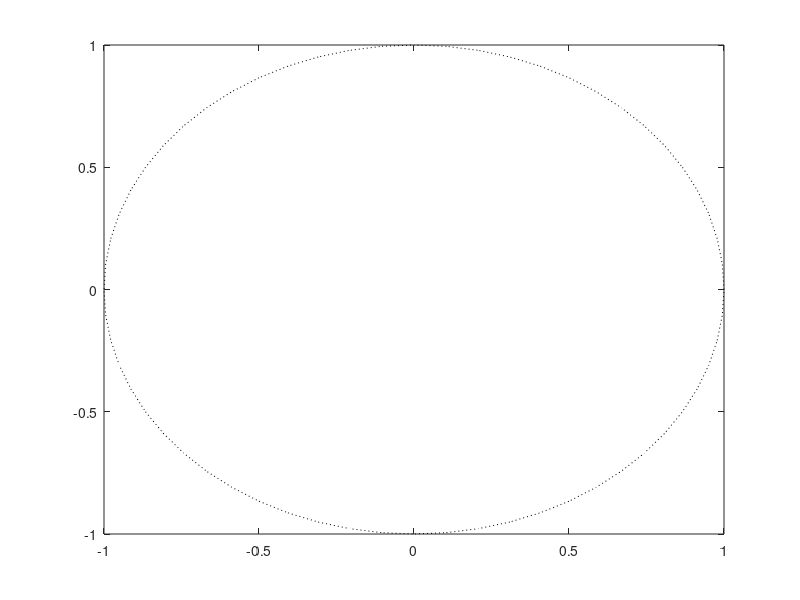

Recreate this plot in MATLAB. (Note: this script raises an error after producing the figure.)
% just a test on Marc Van Barel's remark on contour based method
n = 2; F = @(z) [exp(1i*z.^2), 1; 1, 1];

m = 60; % nr of quadrature points
b = randn(n,1);
z = exp(2i*pi*(0:m-1)/m); plot([z,z(1)],'k:')
V = zeros(N,m);
for j = 1:m,
    V(:,j) = F(z(j))\b;
end

c = randn(n,1);
f = c'*V;

nc = 35; 
g = [];
for k = 0:2*nc-1, % could use FFT for this!
    g(k+1) = sum((z.^(k+1)).*f)/m; 
end
H1 = hankel(g(1:nc),g(nc:2*nc-1));
H2 = hankel(g(2:nc+1),g(n+1:2*nc));
[VV,DD] = eig(H2,H1);
plot(diag(DD)+1i*eps,'g*')
